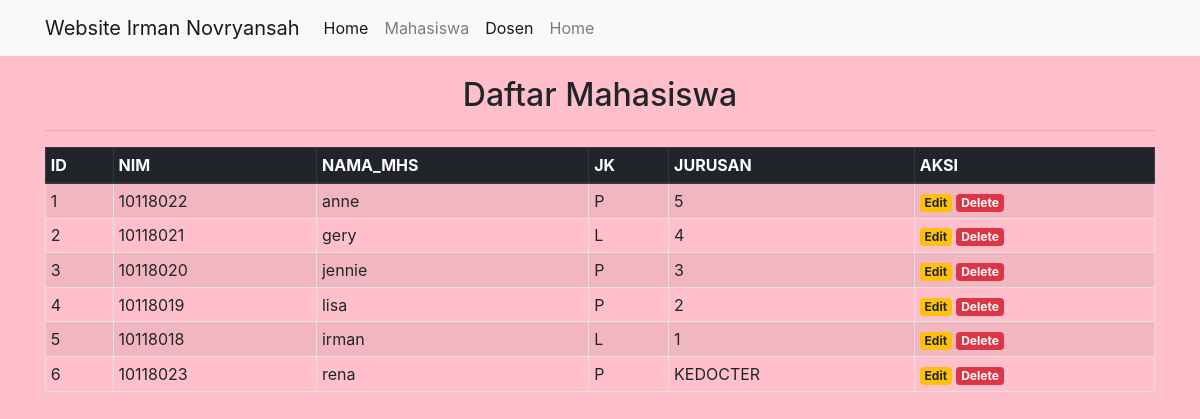
Screenshot of /Akademik/index.php with the database file from the repository.
### tables this page shows
CREATE TABLE `mahasiswa` (
  `id` int(11) NOT NULL,
  `nim` varchar(30) NOT NULL,
  `nama_mhs` varchar(30) DEFAULT NULL,
  `ttl` text NOT NULL,
  `jk` varchar(1) DEFAULT NULL,
  `no_telp` varchar(30) DEFAULT NULL,
  `alamat` varchar(100) DEFAULT NULL,
  `id_jurusan` char(8) NOT NULL
);

### Akademik/index.php (the view, shortened to what this page needs)
<?php
include('config.php');
?>
<!DOCTYPE html>
<html>
<head>
	<link rel="stylesheet" href="https://stackpath.bootstrapcdn.com/bootstrap/4.1.3/css/bootstrap.min.css">
</head>
<body style="background-color:pink;">
<body>
	<nav class="navbar navbar-expand-lg navbar-light bg-light">
		<div class="container">
			<a class="navbar-brand" href="#">Website Irman Novryansah </a>
			<div class="collapse navbar-collapse" id="navbarSupportedContent">
				<ul class="navbar-nav mr-auto">
					<li class="nav-item active">
						<a class="nav-link" href="index.php">Home</a>
					</li>
					<li class="nav-item">
						<a class="nav-link" href="tambah.php">Mahasiswa</a>
					</li>
					<li class="nav-item active">
						<a class="nav-link " href="dosen.php">Dosen</a>
					</li>
					<li class="nav-item">
						<a class="nav-link " href="tambahdosen.php">Home</a>
				</ul>
			</div>
		</div>
	</nav>
	<div class="container" style="margin-top:20px">
		<center><h2>Daftar Mahasiswa</h2></center>
		<hr>
		<table class="table table-striped table-hover table-sm table-bordered">
			<thead class="thead-dark">
				<tr>
					<th>ID</th>
					<th>NIM</th>
					<th>NAMA_MHS</th>
					<th>JK</th>
					<th>JURUSAN</th>
					<th>AKSI</th>
				</tr>
			</thead>
			<tbody>
				<?php
				$sql = mysqli_query($koneksi, "SELECT * FROM mahasiswa ORDER BY id DESC") or die(mysqli_error($koneksi));
				if(mysqli_num_rows($sql) > 0){
					$no = 1;
					while($data = mysqli_fetch_assoc($sql)){
						echo '
						<tr>
							<td>'.$no.'</td>
							<td>'.$data['nim'].'</td>
							<td>'.$data['nama_mhs'].'</td>
							<td>'.$data['jk'].'</td>
							<td>'.$data['id_jurusan'].'</td>
							<td>
								<a href="edit.php?id='.$data['id'].'" class="badge badge-warning">Edit</a>
								<a href="delete.php?id='.$data['id'].'" class="badge badge-danger" onclick="return confirm(\'Yakin ingin menghapus data ini?\')">Delete</a>
							</td>
						</tr>
						';
						$no++;
					}
				}else{
					echo '
					<tr>
						<td colspan="6">Tidak ada data.</td>
					</tr>
					';
				}
				?>
		</table>
	</div>
</body>
</html>

### rows the page displays
mahasiswa: nim "10118022", nama_mhs "anne", jk "P", id_jurusan "5"
mahasiswa: nim "10118021", nama_mhs "gery", jk "L", id_jurusan "4"
mahasiswa: nim "10118020", nama_mhs "jennie", jk "P", id_jurusan "3"
mahasiswa: nim "10118019", nama_mhs "lisa", jk "P", id_jurusan "2"
mahasiswa: nim "10118018", nama_mhs "irman", jk "L", id_jurusan "1"
mahasiswa: nim "10118023", nama_mhs "rena", jk "P", id_jurusan "KEDOCTER"
